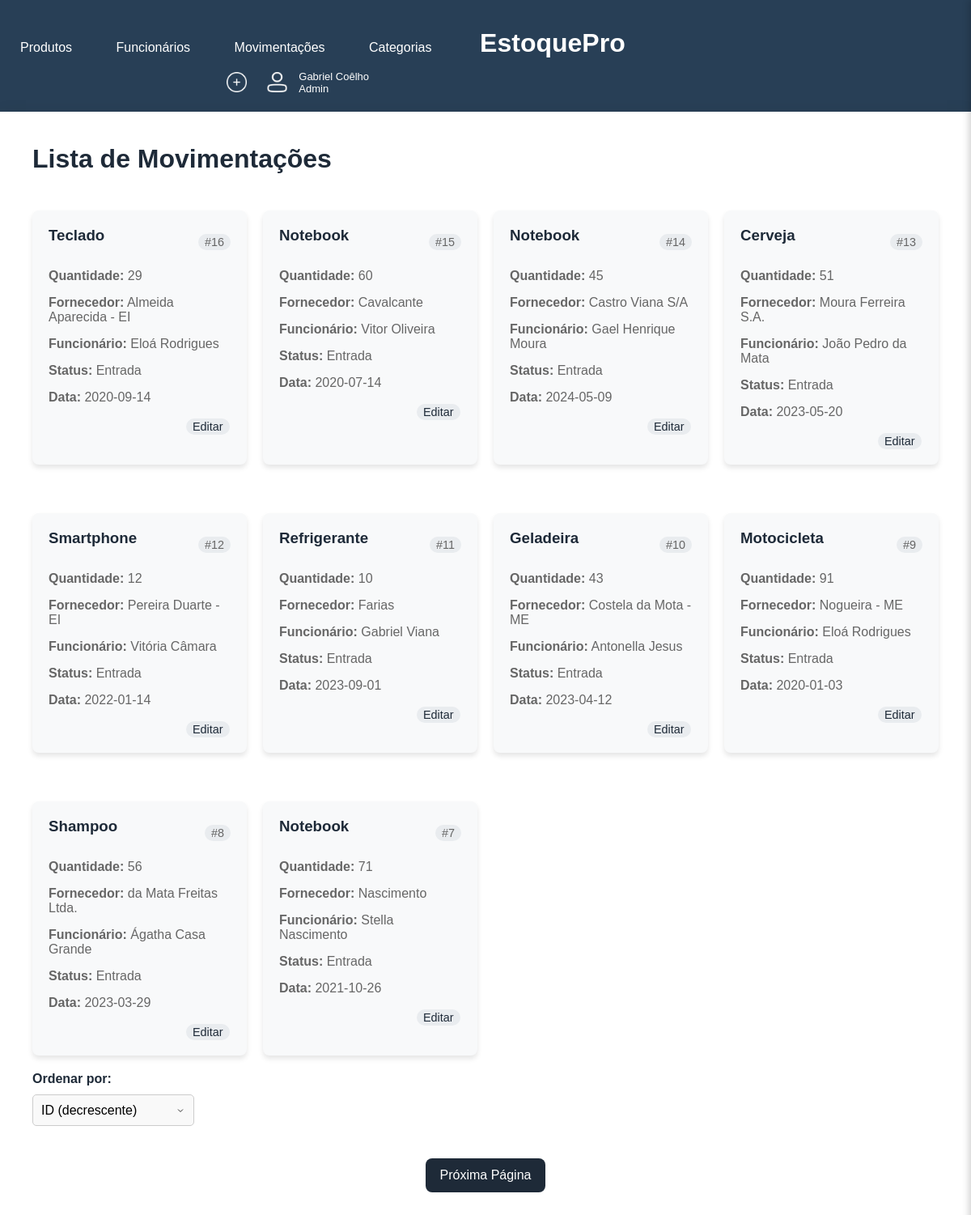
Page /movimentacao on the committed database.
### models.py (models this page shows, shortened)
class Movimentacao(Base):
    __tablename__ = 'movimentacoes'
    id_movimentacao = Column(Integer, primary_key=True)
    quantidade_produto = Column(Integer, index=True)
    fornecedor = Column(String(11), index=True)
    status = Column(String(11), index=True)
    data_da_movimentacao = Column(Date, index=True)
    id_funcionario = Column(Integer, ForeignKey('funcionarios.id_funcionario'))
    funcionario = relationship("Funcionario")
    id_produto = Column(Integer, ForeignKey('produtos.id_produto'))
    Produto = relationship("Produto")

class Produto(Base):
    __tablename__ = 'produtos'
    id_produto = Column(Integer, primary_key=True)
    nome_produto = Column(String(40), nullable=False, index=True)
    qtd = Column(Integer, index=True)
    preco_produto = Column(Float, index=True)
    id_categoria = Column(Integer, ForeignKey('categorias.id_categoria'))
    categoria = relationship("Categoria")

class Funcionario(Base):
    __tablename__ = 'funcionarios'
    id_funcionario = Column(Integer, primary_key=True)
    nome_funcionario = Column(String(40), nullable=False, index=True)
    sobrenome = Column(String(16), nullable=False, index=True)
    email = Column(String(40), nullable=False, index=True, unique=True)
    cpf = Column(String(11), nullable=False, index=True, unique=True)
    telefone = Column(String(16), index=True, unique=True)
    data_de_cadastro = Column(String, index=True)

### app.py (the view)
@app.route('/movimentacao', methods=['GET'])
def movimentacao():
    por_pagina = 10
    pagina_atual = int(request.args.get('pagina', 1))
    ordem = request.args.get('ordem', 'id_movimentacao_desc')
    offset = (pagina_atual - 1) * por_pagina
    if ordem == 'nome_asc':
        order_by = Produto.nome_produto.asc()  # Verifique se isso está correto
    elif ordem == 'nome_desc':
        order_by = Produto.nome_produto.desc()
    elif ordem == 'preco_asc':
        order_by = Produto.preco_produto * Movimentacao.quantidade_produto.asc()
    elif ordem == 'preco_desc':
        order_by = Produto.preco_produto * Movimentacao.quantidade_produto.desc()
    elif ordem == 'data_asc':
        order_by = Movimentacao.data_da_movimentacao.asc()
    elif ordem == 'data_desc':
        order_by = Movimentacao.data_da_movimentacao.desc()
    elif ordem == 'id_movimentacao_asc':
        order_by = Movimentacao.id_movimentacao.asc()
    else:  # padrão
        order_by = Movimentacao.id_movimentacao.desc()
    lista = (select(Movimentacao, Funcionario, Produto)
             .order_by(order_by)
             .join(Funcionario, Funcionario.id_funcionario == Movimentacao.id_funcionario)
             .join(Produto, Produto.id_produto == Movimentacao.id_produto)
             .offset(offset).limit(por_pagina))
    lista = db_session.execute(lista).fetchall()
    total_veterinarios = db_session.query(Movimentacao).count()
    total_paginas = (total_veterinarios + por_pagina - 1) // por_pagina
    return render_template('movimentacao.html',
                           cavalo=lista,
                           pagina_atual=pagina_atual,
                           total_paginas=total_paginas,
                           ordem=ordem)

### templates/movimentacao.html (shortened to what this page needs)
{% extends 'base.html' %}
{% block conteudo %}
    <div class="dashboard">
        <h1>Lista de Movimentações</h1>
        <div class="product-grid">
            {% for m ,f ,p in cavalo %}
                <div class="card product-card">
                    <div class="card-header">
                        <h3>{{ p.nome_produto }}</h3>
                        <span class="product-id">#{{ m.id_movimentacao }}</span>
                    </div>
                    <p><strong>Quantidade:</strong> {{ m.quantidade_produto }}</p>
                    <p><strong>Fornecedor:</strong> {{ m.fornecedor }}</p>
                    <p><strong>Funcionário:</strong> {{ f.nome_funcionario }} {{ f.sobrenome }}</p>
                    <p><strong>Status:</strong> {{ 'Saída' if m.status == 0 else 'Entrada' }}</p>
                    <p><strong>Data:</strong> {{ m.data_da_movimentacao }}</p>
                    <br>
                    <span class="product-id" style="margin-left: 170px;"><a
                            href="{{ url_for('editar_movimentacao', id_movimentacao=m.id_movimentacao) }}"
                            class="btn-edit">Editar</a></span>
                </div>
            {% endfor %}
        </div>
        <label class="ordem_" for="ordem">Ordenar por:</label>
        <select class="ordem" id="ordem" onchange="location = this.value;">
            <option value="{{ url_for('movimentacao', pagina=pagina_atual, ordem='id_movimentacao_desc') }}"
                    {% if ordem == 'id_movimentacao_desc' %}selected{% endif %}>ID (decrescente)
            </option>
        </select>
        <div class="pagination">
            {% if pagina_atual < total_paginas %}
                <a href="{{ url_for('movimentacao', pagina=pagina_atual + 1, ordem=ordem) }}">Próxima Página</a>
            {% endif %}
        </div>
    </div>
{% endblock conteudo %}

### static/template.css (style rules this page uses)
* { margin: 0; padding: 0; box-sizing: border-box; }
body, html { height: 100%; font-family: 'Poppins', sans-serif; background-color: #f0f2f5; color: #333333; }
select { width: 200px; padding: 10px; border: 1px solid #ccc; border-radius: 5px; font-size: 16px; background-color: #f9f9f9; appearance: none; background-repeat: no-repeat; background-position: right 10px center; background-size: 12px; transition: border-color 0.3s, box-shadow 0.3s; display: block; margin-bottom: 20px; }
option { padding: 10px; }
a { text-decoration: none; color: #1e2a38; transition: color 0.3s; }
main h1 { color: #1e2a38; margin-bottom: 25px; font-weight: 600; }
h3 { color: #1e2a38; margin-bottom: 25px; font-weight: 600; }
.card { background-color: #ffffff; border-radius: 12px; box-shadow: 0 8px 24px rgba(0, 0, 0, 0.15); margin: 20px 0; padding: 30px; transition: transform 0.3s, box-shadow 0.3s; }
.card h3 { margin-bottom: 15px; color: #1e2a38; }
.card p { color: #666666; }
label { display: block; margin-bottom: 10px; font-weight: 600; color: #1e2a38; }
.pagination { text-align: center; margin-top: 40px; }
.pagination a { display: inline-block; padding: 12px 18px; margin: 0 8px; background-color: #1e2a38; color: white; text-decoration: none; border-radius: 8px; }

### templates/movimentacao.html (style rules this page uses)
.product-grid { display: grid; grid-template-columns: repeat(auto-fit, minmax(250px, 1fr)); gap: 20px; }
.product-card { background-color: #f8f9fa; padding: 20px; border-radius: 8px; box-shadow: 0 4px 6px rgba(0, 0, 0, 0.1); position: relative; }
.card-header { display: flex; justify-content: space-between; align-items: center; }
.product-id { font-size: 0.9em; color: #666; background-color: #e9ecef; padding: 2px 8px; border-radius: 12px; white-space: nowrap; }
.product-card p { margin-top: 15px; }

### rows in the picture
Movimentacao: nome_produto "Teclado", id_movimentacao "16", quantidade_produto "29", fornecedor "Almeida Aparecida - EI", nome_funcionario "Eloá", sobrenome "Rodrigues", status "Entrada", data_da_movimentacao "2020-09-14"
Movimentacao: nome_produto "Notebook", id_movimentacao "15", quantidade_produto "60", fornecedor "Cavalcante", nome_funcionario "Vitor", sobrenome "Oliveira", status "Entrada", data_da_movimentacao "2020-07-14"
Movimentacao: nome_produto "Notebook", id_movimentacao "14", quantidade_produto "45", fornecedor "Castro Viana S/A", nome_funcionario "Gael Henrique", sobrenome "Moura", status "Entrada", data_da_movimentacao "2024-05-09"
Movimentacao: nome_produto "Cerveja", id_movimentacao "13", quantidade_produto "51", fornecedor "Moura Ferreira S.A.", nome_funcionario "João Pedro", sobrenome "da Mata", status "Entrada", data_da_movimentacao "2023-05-20"
Movimentacao: nome_produto "Smartphone", id_movimentacao "12", quantidade_produto "12", fornecedor "Pereira Duarte - EI", nome_funcionario "Vitória", sobrenome "Câmara", status "Entrada", data_da_movimentacao "2022-01-14"
Movimentacao: nome_produto "Refrigerante", id_movimentacao "11", quantidade_produto "10", fornecedor "Farias", nome_funcionario "Gabriel", sobrenome "Viana", status "Entrada", data_da_movimentacao "2023-09-01"
Movimentacao: nome_produto "Geladeira", id_movimentacao "10", quantidade_produto "43", fornecedor "Costela da Mota - ME", nome_funcionario "Antonella", sobrenome "Jesus", status "Entrada", data_da_movimentacao "2023-04-12"
Movimentacao: nome_produto "Motocicleta", id_movimentacao "9", quantidade_produto "91", fornecedor "Nogueira - ME", nome_funcionario "Eloá", sobrenome "Rodrigues", status "Entrada", data_da_movimentacao "2020-01-03"
Movimentacao: nome_produto "Shampoo", id_movimentacao "8", quantidade_produto "56", fornecedor "da Mata Freitas Ltda.", nome_funcionario "Ágatha", sobrenome "Casa Grande", status "Entrada", data_da_movimentacao "2023-03-29"
Movimentacao: nome_produto "Notebook", id_movimentacao "7", quantidade_produto "71", fornecedor "Nascimento", nome_funcionario "Stella", sobrenome "Nascimento", status "Entrada", data_da_movimentacao "2021-10-26"
